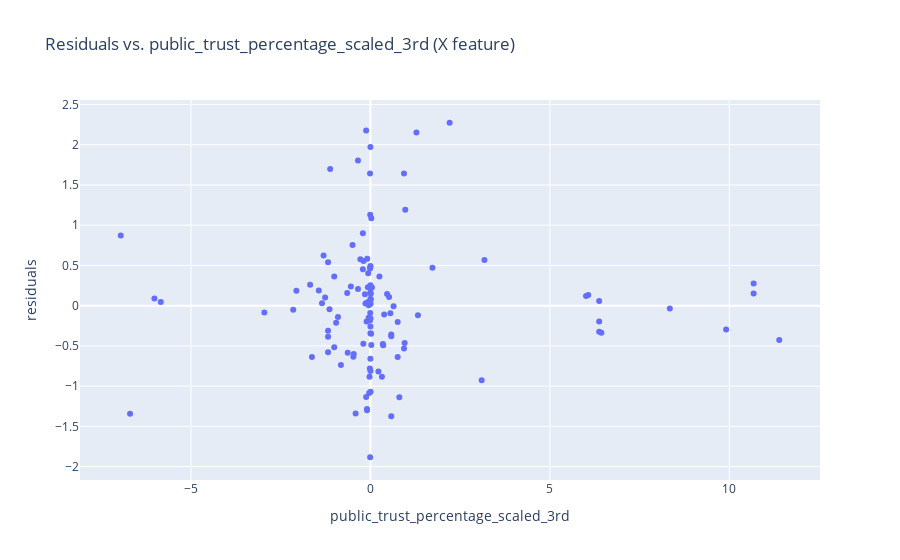
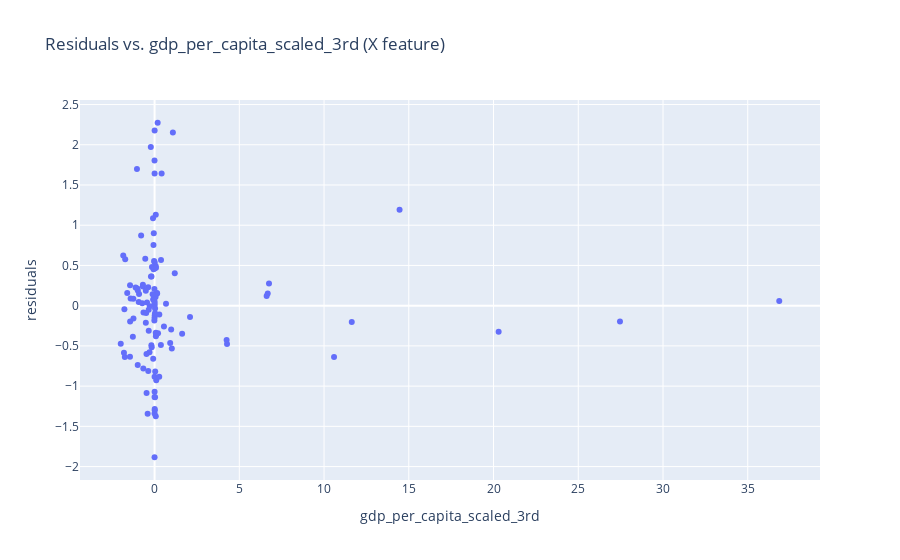
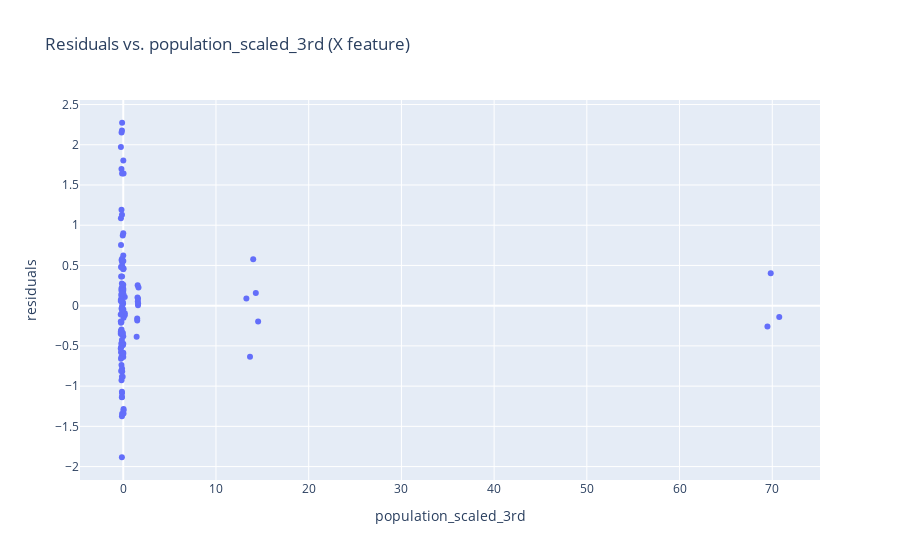
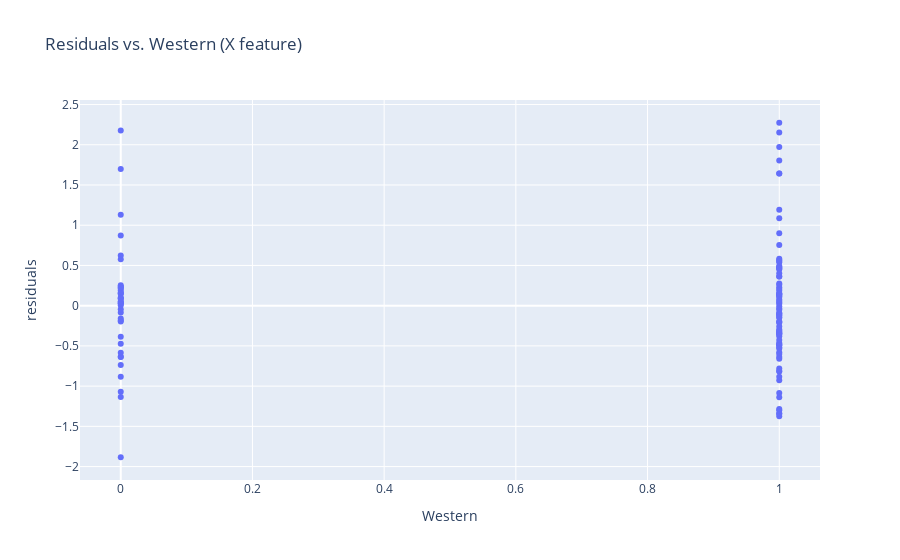

The notebook cell saved with these charts, in order:
### Code cell
# plotting each of the highest order X features against the residuals
plot_df = pd.DataFrame({
    'public_trust_percentage_scaled_3rd': X_poly[:, 10], 
    'gdp_per_capita_scaled_3rd': X_poly[:, 16],
    'population_scaled_3rd': X_poly[:, 19],
    'Western': X_poly[:, 20],
    'Asian': X_poly[:, 21],
    'South_America': X_poly[:, 22],
    'residuals': y - predictions['ypreds']
})

# Plot each feature against residuals
for feature in plot_df.columns[:-1]:
    fig = px.scatter(plot_df, x=feature, y='residuals',
                     title=f"Residuals vs. {feature} (X feature)")
    fig.show()
